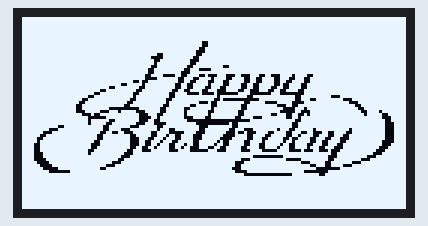
Recording of a sketch running on a simulated Arduino Mega 2560, built with avr-gcc and run on an emulated ATmega2560. Shown: 128×64 one-colour display.

Above: at 2.2 s.
At 4.2 s:
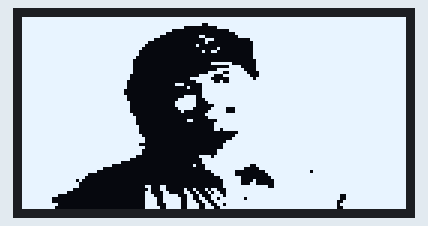
At 7.2 s:
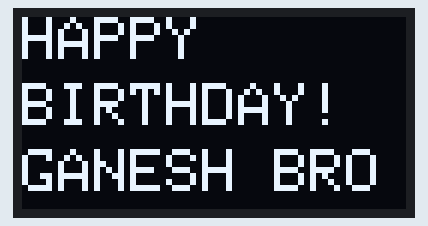

The sketch:

ganesh_bth_2.ino
```cpp
#include <Adafruit_SH1106.h>
#include <SPI.h>
#include <Wire.h>
#include <Adafruit_GFX.h>

#define OLED_SDA 21
#define OLED_SCL 22

Adafruit_SH1106 display(21, 22);

#define NUMFLAKES 10
#define XPOS 0
#define YPOS 1
#define DELTAY 2

#if (SH1106_LCDHEIGHT != 64)
#error("Height incorrect, please fix Adafruit_SH1106.h!");
#endif


// Bitmap of  Image
const unsigned char Ganesh [] PROGMEM = {
0xff, 0xff, 0xff, 0xff, 0xff, 0xff, 0xff, 0xff, 0xff, 0xff, 0xff, 0xff, 0xff, 0xff, 0xff, 0xff,
  0xff, 0xff, 0xff, 0xff, 0xff, 0xff, 0xff, 0xff, 0xff, 0xff, 0xff, 0xff, 0xff, 0xff, 0xff, 0xff,
  0xff, 0xff, 0xff, 0xff, 0xff, 0xff, 0xff, 0xf3, 0xff, 0xff, 0xff, 0xff, 0xff, 0xff, 0xff, 0xff,
  0xff, 0xff, 0xff, 0xff, 0xff, 0xff, 0xfc, 0x00, 0x7f, 0xff, 0xff, 0xff, 0xff, 0xff, 0xff, 0xff,
  0xff, 0xff, 0xff, 0xff, 0xff, 0xff, 0xc0, 0x00, 0x07, 0xff, 0xff, 0xff, 0xff, 0xff, 0xff, 0xff,
  0xff, 0xff, 0xff, 0xff, 0xff, 0xff, 0x00, 0x00, 0x01, 0xff, 0xff, 0xff, 0xff, 0xff, 0xff, 0xff,
  0xff, 0xff, 0xff, 0xff, 0xff, 0xfc, 0x00, 0x18, 0x00, 0xff, 0xff, 0xff, 0xff, 0xff, 0xff, 0xff,
  0xff, 0xff, 0xff, 0xff, 0xff, 0xf0, 0x00, 0x07, 0x00, 0x0f, 0xff, 0xff, 0xff, 0xff, 0xff, 0xff,
  0xff, 0xff, 0xff, 0xff, 0xff, 0xc0, 0x00, 0x04, 0x00, 0x07, 0xff, 0xff, 0xff, 0xff, 0xff, 0xff,
  0xff, 0xff, 0xff, 0xff, 0xff, 0x80, 0x00, 0x20, 0x00, 0x07, 0xff, 0xff, 0xff, 0xff, 0xff, 0xff,
  0xff, 0xff, 0xff, 0xff, 0xff, 0x00, 0x00, 0x00, 0x40, 0x07, 0xff, 0xff, 0xff, 0xff, 0xff, 0xff,
  0xff, 0xff, 0xff, 0xff, 0xfe, 0x00, 0x00, 0x09, 0x80, 0x07, 0xff, 0xff, 0xff, 0xff, 0xff, 0xff,
  0xff, 0xff, 0xff, 0xff, 0xfe, 0x00, 0x00, 0x00, 0x00, 0x07, 0xff, 0xff, 0xff, 0xff, 0xff, 0xff,
  0xff, 0xff, 0xff, 0xff, 0xfc, 0x00, 0x00, 0x00, 0x00, 0x07, 0xff, 0xff, 0xff, 0xff, 0xff, 0xff,
  0xff, 0xff, 0xff, 0xff, 0xf8, 0x00, 0x00, 0x00, 0x00, 0x03, 0xff, 0xff, 0xff, 0xff, 0xff, 0xff,
  0xff, 0xff, 0xff, 0xff, 0xf8, 0x00, 0x00, 0x01, 0xfc, 0x03, 0xff, 0xff, 0xff, 0xff, 0xff, 0xff,
  0xff, 0xff, 0xff, 0xff, 0xf8, 0x00, 0x00, 0x00, 0x07, 0x83, 0xff, 0xff, 0xff, 0xff, 0xff, 0xff,
  0xff, 0xff, 0xff, 0xff, 0xf8, 0x00, 0x00, 0x00, 0x7f, 0xc3, 0xff, 0xff, 0xff, 0xff, 0xff, 0xff,
  0xff, 0xff, 0xff, 0xff, 0xf8, 0x00, 0x00, 0x03, 0xe7, 0xe1, 0xff, 0xff, 0xff, 0xff, 0xff, 0xff,
  0xff, 0xff, 0xff, 0xff, 0xf0, 0x00, 0x00, 0x1f, 0x1f, 0xf1, 0xff, 0xff, 0xff, 0xff, 0xff, 0xff,
  0xff, 0xff, 0xff, 0xff, 0xf0, 0x00, 0x00, 0xfe, 0x07, 0xfb, 0xff, 0xff, 0xff, 0xff, 0xff, 0xff,
  0xff, 0xff, 0xff, 0xff, 0xe0, 0x00, 0x00, 0x3f, 0x27, 0xff, 0xff, 0xff, 0xff, 0xff, 0xff, 0xff,
  0xff, 0xff, 0xff, 0xff, 0xe0, 0x00, 0x1c, 0x0f, 0xff, 0xff, 0xff, 0xff, 0xff, 0xff, 0xff, 0xff,
  0xff, 0xff, 0xff, 0xff, 0xe0, 0x00, 0x01, 0x0f, 0xff, 0xff, 0xff, 0xff, 0xff, 0xff, 0xff, 0xff,
  0xff, 0xff, 0xff, 0xff, 0xc0, 0x00, 0x00, 0x0f, 0xff, 0xff, 0xff, 0xff, 0xff, 0xff, 0xff, 0xff,
  0xff, 0xff, 0xff, 0xff, 0xc0, 0x00, 0x00, 0x0f, 0xff, 0xff, 0xff, 0xff, 0xff, 0xff, 0xff, 0xff,
  0xff, 0xff, 0xff, 0xff, 0xe0, 0x00, 0x03, 0xcf, 0xff, 0xff, 0xff, 0xff, 0xff, 0xff, 0xff, 0xff,
  0xff, 0xff, 0xff, 0xff, 0xe0, 0x00, 0x0f, 0xc7, 0xff, 0xff, 0xff, 0xff, 0xff, 0xff, 0xff, 0xff,
  0xff, 0xff, 0xff, 0xff, 0xf0, 0x00, 0x1f, 0xc3, 0xff, 0xff, 0xff, 0xff, 0xff, 0xff, 0xff, 0xff,
  0xff, 0xff, 0xff, 0xff, 0xf0, 0x00, 0x1f, 0xc0, 0xff, 0xff, 0xff, 0xff, 0xff, 0xff, 0xff, 0xff,
  0xff, 0xff, 0xff, 0xff, 0xf0, 0x00, 0x0f, 0x81, 0xf1, 0xff, 0xff, 0xff, 0xff, 0xff, 0xff, 0xff,
  0xff, 0xff, 0xff, 0xff, 0xf0, 0x00, 0x04, 0x03, 0xf1, 0xff, 0xff, 0xff, 0xff, 0xff, 0xff, 0xff,
  0xff, 0xff, 0xff, 0xff, 0xf8, 0x00, 0x00, 0x07, 0xff, 0xff, 0xff, 0xff, 0xff, 0xff, 0xff, 0xff,
  0xff, 0xff, 0xff, 0xff, 0xfc, 0x00, 0x00, 0x03, 0xff, 0xff, 0xff, 0xff, 0xff, 0xff, 0xff, 0xff,
  0xff, 0xff, 0xff, 0xff, 0xfc, 0x00, 0x01, 0x80, 0x7f, 0xff, 0xff, 0xff, 0xff, 0xff, 0xff, 0xff,
  0xff, 0xff, 0xff, 0xff, 0xfc, 0x00, 0x00, 0x00, 0xff, 0xff, 0xff, 0xff, 0xff, 0xff, 0xff, 0xff,
  0xff, 0xff, 0xff, 0xff, 0xfe, 0x00, 0x00, 0x00, 0xff, 0xff, 0xff, 0xff, 0xff, 0xff, 0xff, 0xff,
  0xff, 0xff, 0xff, 0xff, 0xfe, 0x00, 0x00, 0x00, 0xdf, 0xff, 0xff, 0xff, 0xff, 0xff, 0xff, 0xff,
  0xff, 0xff, 0xff, 0xff, 0xfe, 0x00, 0x00, 0x00, 0x00, 0xff, 0xff, 0xff, 0xff, 0xff, 0xff, 0xff,
  0xff, 0xff, 0xff, 0xff, 0xff, 0x00, 0x00, 0x00, 0x01, 0xff, 0xff, 0xff, 0xff, 0xff, 0xff, 0xff,
  0xff, 0xff, 0xff, 0xff, 0xff, 0x80, 0x00, 0x00, 0x03, 0xff, 0xff, 0xff, 0xff, 0xff, 0xff, 0xff,
  0xff, 0xff, 0xff, 0xff, 0xff, 0x80, 0x00, 0x00, 0x0f, 0xff, 0xff, 0xff, 0xff, 0xff, 0xff, 0xff,
  0xff, 0xff, 0xff, 0xff, 0xfe, 0x00, 0x00, 0x00, 0x1f, 0xff, 0xff, 0xff, 0xff, 0xff, 0xff, 0xff,
  0xff, 0xff, 0xff, 0xff, 0xff, 0x80, 0x00, 0x00, 0x1f, 0xff, 0xff, 0xff, 0xff, 0xff, 0xff, 0xff,
  0xff, 0xff, 0xff, 0xff, 0xff, 0x00, 0x00, 0x00, 0x7f, 0xff, 0xff, 0xff, 0xff, 0xff, 0xff, 0xff,
  0xff, 0xff, 0xff, 0xff, 0xff, 0x00, 0x00, 0x00, 0x7f, 0xff, 0xff, 0xff, 0xff, 0xff, 0xff, 0xff,
  0xff, 0xff, 0xff, 0xff, 0xfc, 0x00, 0x00, 0x1e, 0xff, 0xff, 0xff, 0xff, 0xff, 0xff, 0xff, 0xff,
  0xff, 0xff, 0xff, 0xff, 0xf0, 0x00, 0x00, 0x0f, 0xff, 0xff, 0xff, 0xff, 0xff, 0xff, 0xff, 0xff,
  0xff, 0xff, 0xff, 0xff, 0x80, 0x00, 0x00, 0x0f, 0xff, 0xff, 0xff, 0xff, 0xff, 0xff, 0xff, 0xff,
  0xff, 0xff, 0xff, 0xfc, 0x00, 0x00, 0x00, 0x47, 0xff, 0xf3, 0xff, 0xff, 0xff, 0xff, 0xff, 0xff,
  0xff, 0xff, 0xff, 0xe0, 0x00, 0x00, 0x00, 0x07, 0xff, 0xc1, 0xff, 0xff, 0xff, 0xff, 0xff, 0xff,
  0xff, 0xff, 0xff, 0x80, 0x00, 0x00, 0x00, 0x01, 0xfe, 0x00, 0x7f, 0xff, 0x7f, 0xff, 0xff, 0xff,
  0xff, 0xff, 0xfc, 0x00, 0x00, 0x00, 0x00, 0x00, 0xfe, 0x00, 0x3f, 0xff, 0xff, 0xff, 0xff, 0xff,
  0xff, 0xff, 0xf8, 0x00, 0x00, 0x00, 0x00, 0x00, 0x3f, 0x80, 0x1f, 0xff, 0xff, 0xff, 0xff, 0xff,
  0xff, 0xff, 0xd0, 0x00, 0x00, 0x00, 0x00, 0x00, 0x1f, 0x84, 0x0f, 0xff, 0xff, 0xff, 0xff, 0xff,
  0xff, 0xff, 0xe0, 0x00, 0x00, 0x00, 0x00, 0x00, 0x1f, 0x8c, 0x0f, 0xff, 0xff, 0xff, 0xff, 0xff,
  0xff, 0xff, 0xe0, 0x00, 0x00, 0x63, 0x00, 0x00, 0x1f, 0xff, 0xcf, 0xff, 0xff, 0xff, 0xff, 0xff,
  0xff, 0xff, 0x80, 0x00, 0x00, 0x23, 0x02, 0x45, 0x8f, 0xff, 0xff, 0xff, 0xff, 0xff, 0xff, 0xff,
  0xff, 0xfe, 0x00, 0x00, 0x00, 0x61, 0x83, 0x22, 0xcf, 0xff, 0xff, 0xff, 0xff, 0xff, 0xff, 0xff,
  0xff, 0xf0, 0x00, 0x00, 0x00, 0x71, 0xf1, 0x91, 0xef, 0xff, 0xff, 0xff, 0xff, 0xcf, 0xff, 0xff,
  0xff, 0xc0, 0x00, 0x00, 0x00, 0x79, 0xf9, 0x99, 0xbf, 0xdf, 0xff, 0xff, 0xff, 0xcf, 0xff, 0xff,
  0xff, 0xc0, 0x00, 0x00, 0x00, 0x79, 0xf9, 0xcc, 0xff, 0xff, 0xff, 0xff, 0xff, 0x9f, 0xff, 0xff,
  0xff, 0xf0, 0x00, 0x00, 0x00, 0x78, 0xf9, 0xe6, 0x6f, 0xff, 0xff, 0xff, 0xff, 0xbf, 0xff, 0xff,
  0xff, 0xe0, 0x00, 0x00, 0x00, 0x7c, 0xf9, 0xe7, 0x3f, 0xff, 0xff, 0xff, 0xff, 0x9f, 0xff, 0xff
};
const unsigned char happybirthday [] PROGMEM = {
0xff, 0xff, 0xff, 0xff, 0xff, 0xff, 0xff, 0xff, 0xff, 0xff, 0xff, 0xff, 0xff, 0xff, 0xff, 0xff,
  0xff, 0xff, 0xff, 0xff, 0xff, 0xff, 0xff, 0xff, 0xff, 0xff, 0xff, 0xff, 0xff, 0xff, 0xff, 0xff,
  0xff, 0xff, 0xff, 0xff, 0xff, 0xff, 0xff, 0xff, 0xff, 0xff, 0xff, 0xff, 0xff, 0xff, 0xff, 0xff,
  0xff, 0xff, 0xff, 0xff, 0xff, 0xff, 0xff, 0xff, 0xff, 0xff, 0xff, 0xff, 0xff, 0xff, 0xff, 0xff,
  0xff, 0xff, 0xff, 0xff, 0xff, 0xff, 0xff, 0xff, 0xff, 0xff, 0xff, 0xff, 0xff, 0xff, 0xff, 0xff,
  0xff, 0xff, 0xff, 0xff, 0xff, 0xff, 0xff, 0xff, 0xff, 0xff, 0xff, 0xff, 0xff, 0xff, 0xff, 0xff,
  0xff, 0xff, 0xff, 0xff, 0xff, 0xff, 0xff, 0xff, 0xff, 0xff, 0xff, 0xff, 0xff, 0xff, 0xff, 0xff,
  0xff, 0xff, 0xff, 0xff, 0xff, 0xff, 0xff, 0xff, 0xff, 0xff, 0xff, 0xff, 0xff, 0xff, 0xff, 0xff,
  0xff, 0xff, 0xff, 0xff, 0xff, 0xff, 0xff, 0xf3, 0xff, 0xff, 0xff, 0xff, 0xff, 0xff, 0xff, 0xff,
  0xff, 0xff, 0xff, 0xff, 0xff, 0xff, 0xff, 0xf3, 0xff, 0xff, 0xff, 0xff, 0xff, 0xff, 0xff, 0xff,
  0xff, 0xff, 0xff, 0xff, 0xff, 0xff, 0xff, 0xe7, 0xff, 0xff, 0xff, 0xff, 0xff, 0xff, 0xff, 0xff,
  0xff, 0xff, 0xff, 0xff, 0xff, 0xff, 0xff, 0xc7, 0xff, 0xff, 0xff, 0xff, 0xff, 0xff, 0xff, 0xff,
  0xff, 0xff, 0xff, 0xff, 0xff, 0xf9, 0xff, 0xcf, 0xff, 0xff, 0xff, 0xff, 0xff, 0xff, 0xff, 0xff,
  0xff, 0xff, 0xff, 0xff, 0xff, 0xe1, 0xff, 0x9f, 0xff, 0xff, 0xff, 0xff, 0xff, 0xff, 0xff, 0xff,
  0xff, 0xff, 0xff, 0xff, 0xff, 0xf3, 0xff, 0x1f, 0xff, 0xff, 0xff, 0xff, 0xff, 0xff, 0xff, 0xff,
  0xff, 0xff, 0xff, 0xff, 0xff, 0xf7, 0xff, 0x3f, 0xff, 0xff, 0xff, 0xff, 0xff, 0xff, 0xff, 0xff,
  0xff, 0xff, 0xff, 0xff, 0xff, 0xe7, 0xfe, 0x7f, 0xe7, 0xff, 0xff, 0xff, 0xff, 0xff, 0xff, 0xff,
  0xff, 0xff, 0xff, 0xff, 0xff, 0xcf, 0xfc, 0xe1, 0xff, 0xff, 0xff, 0xff, 0xff, 0xff, 0xff, 0xff,
  0xff, 0xff, 0xff, 0xff, 0xff, 0xcf, 0xf8, 0xff, 0xff, 0xff, 0xff, 0xff, 0xff, 0xff, 0xff, 0xff,
  0xff, 0xff, 0xff, 0xff, 0xff, 0x9e, 0x19, 0xe4, 0x71, 0x8e, 0x63, 0xde, 0x7f, 0xff, 0xff, 0xff,
  0xff, 0xff, 0xff, 0xff, 0xff, 0x87, 0xf3, 0x9e, 0xf3, 0xcc, 0xf3, 0x9c, 0xff, 0xff, 0xff, 0xff,
  0xff, 0xff, 0xff, 0xff, 0xf9, 0x3f, 0xf3, 0x3c, 0xe7, 0xcc, 0xf3, 0x3c, 0xff, 0xff, 0xff, 0xff,
  0xff, 0xff, 0xff, 0xff, 0x9f, 0x7f, 0xe6, 0x7d, 0xe7, 0x99, 0xf2, 0x79, 0xff, 0xff, 0xff, 0xff,
  0xff, 0xff, 0xff, 0xf9, 0xfe, 0x7f, 0xe6, 0x79, 0xcf, 0x99, 0xe6, 0x79, 0xff, 0xff, 0xff, 0xff,
  0xff, 0xff, 0xff, 0xcf, 0xfc, 0xff, 0xcc, 0xf3, 0x8f, 0x31, 0xcc, 0xf3, 0xff, 0xff, 0xff, 0xff,
  0xff, 0xff, 0xff, 0x3f, 0xf9, 0xff, 0x9e, 0x10, 0x80, 0xf0, 0x1c, 0x03, 0xff, 0xff, 0xff, 0xff,
  0xff, 0xff, 0xfc, 0xff, 0xfb, 0xff, 0x9f, 0xff, 0xbf, 0xe7, 0xff, 0xe7, 0xfe, 0x3f, 0xff, 0xff,
  0xff, 0xff, 0xf3, 0xff, 0xf3, 0xff, 0x3f, 0xff, 0x20, 0x01, 0xff, 0xe7, 0x3f, 0xe3, 0xff, 0xff,
  0xff, 0xff, 0xe7, 0xff, 0xe7, 0xff, 0x7f, 0xe2, 0x7f, 0xcf, 0x87, 0xc3, 0xff, 0xf8, 0xff, 0xff,
  0xff, 0xff, 0xcf, 0xff, 0xcf, 0xfe, 0x7f, 0x3e, 0x7f, 0x9f, 0xf8, 0xcf, 0xff, 0xfe, 0x7f, 0xff,
  0xff, 0xff, 0xcf, 0xf8, 0x01, 0xfc, 0xfc, 0xfe, 0xff, 0x9f, 0xfe, 0x1d, 0xff, 0xff, 0x3f, 0xff,
  0xff, 0xff, 0xc7, 0xc7, 0x7c, 0x7c, 0xfd, 0xfc, 0xff, 0x3f, 0xfc, 0x18, 0xff, 0xff, 0x9e, 0xff,
  0xff, 0xff, 0xf1, 0x3f, 0xfe, 0x39, 0xfd, 0xfd, 0xff, 0x3f, 0xe7, 0x32, 0xff, 0xff, 0xdf, 0x3f,
  0xff, 0xff, 0xfc, 0x0f, 0xfe, 0x1b, 0xfc, 0x79, 0xfe, 0x78, 0xff, 0x37, 0xff, 0xff, 0xff, 0x1f,
  0xff, 0xff, 0xfd, 0xf9, 0xfe, 0x33, 0xfe, 0x00, 0x00, 0x0f, 0xff, 0xe7, 0xff, 0xff, 0xff, 0x9f,
  0xff, 0xff, 0xfd, 0xf3, 0xfc, 0x70, 0xff, 0xc0, 0x04, 0xff, 0xff, 0xcf, 0xff, 0xff, 0xff, 0x8f,
  0xff, 0xf3, 0xff, 0xe7, 0xf1, 0xf9, 0xff, 0xe3, 0xfc, 0xff, 0xff, 0xcf, 0xff, 0xff, 0xff, 0x8f,
  0xff, 0x8f, 0xff, 0xe7, 0x8f, 0xfb, 0x9f, 0xe7, 0xf9, 0xc7, 0xfb, 0x9f, 0xbf, 0xfb, 0xff, 0x8f,
  0xfe, 0x3f, 0xff, 0xcc, 0xc7, 0xe7, 0x83, 0xc7, 0xf1, 0x23, 0xcf, 0x39, 0x8c, 0xf3, 0xff, 0x8f,
  0xfc, 0xff, 0xff, 0x9f, 0xf3, 0xe7, 0x67, 0x8f, 0xe1, 0xe7, 0x9f, 0x37, 0x9c, 0xe7, 0xff, 0x8f,
  0xf9, 0xff, 0xff, 0x9f, 0xf1, 0xce, 0xe7, 0x8f, 0xc3, 0xe7, 0x3e, 0x4f, 0x39, 0xc7, 0xff, 0x8f,
  0xfb, 0xff, 0xff, 0x3f, 0xf1, 0x9d, 0xcf, 0x9f, 0xa7, 0xcf, 0x7e, 0xdf, 0x33, 0xcf, 0xff, 0x0f,
  0xf3, 0xff, 0xfe, 0x3f, 0xf1, 0x9b, 0x9d, 0x9f, 0x67, 0xce, 0x7d, 0x9e, 0x73, 0x9f, 0xff, 0x1f,
  0xf3, 0xff, 0xfe, 0x7f, 0xf3, 0x37, 0x9b, 0x1c, 0xcf, 0x9e, 0x7b, 0x9e, 0xe7, 0x1f, 0xfe, 0x3f,
  0xf3, 0xff, 0xfc, 0xff, 0xe7, 0x1f, 0x8f, 0x03, 0x8f, 0x8f, 0x07, 0x84, 0x62, 0x3f, 0xfc, 0x7f,
  0xf1, 0xff, 0xfd, 0xff, 0xc7, 0xff, 0xff, 0xff, 0xff, 0xff, 0xff, 0xff, 0xfe, 0x7f, 0xf8, 0xff,
  0xf1, 0xff, 0xff, 0xff, 0x8f, 0xff, 0xff, 0xff, 0xff, 0xf8, 0x01, 0xff, 0xfc, 0x7f, 0xe3, 0xff,
  0xf0, 0xff, 0xff, 0xff, 0x3f, 0xff, 0xff, 0xff, 0xff, 0x8f, 0xff, 0x07, 0xfc, 0xff, 0x8f, 0xff,
  0xf8, 0x7f, 0xff, 0xfc, 0x7f, 0xff, 0xff, 0xff, 0xfe, 0x3f, 0xff, 0xf8, 0xf9, 0xfc, 0x7f, 0xff,
  0xfc, 0x3f, 0xff, 0xf1, 0xff, 0xff, 0xff, 0xff, 0xfe, 0x7f, 0xff, 0xff, 0x39, 0xe3, 0xff, 0xff,
  0xfe, 0x0f, 0xff, 0xcf, 0xff, 0xff, 0xff, 0xff, 0xfc, 0x7f, 0xff, 0xff, 0xc0, 0x3f, 0xff, 0xff,
  0xff, 0x80, 0xff, 0xff, 0xff, 0xff, 0xff, 0xff, 0xfe, 0x1f, 0xff, 0xfc, 0x03, 0xff, 0xff, 0xff,
  0xff, 0xff, 0xff, 0xff, 0xff, 0xff, 0xff, 0xff, 0xff, 0xc0, 0x00, 0x3f, 0xe7, 0xff, 0xff, 0xff,
  0xff, 0xff, 0xff, 0xff, 0xff, 0xff, 0xff, 0xff, 0xff, 0xff, 0xff, 0xff, 0xff, 0xff, 0xff, 0xff,
  0xff, 0xff, 0xff, 0xff, 0xff, 0xff, 0xff, 0xff, 0xff, 0xff, 0xff, 0xff, 0xff, 0xff, 0xff, 0xff,
  0xff, 0xff, 0xff, 0xff, 0xff, 0xff, 0xff, 0xff, 0xff, 0xff, 0xff, 0xff, 0xff, 0xff, 0xff, 0xff,
  0xff, 0xff, 0xff, 0xff, 0xff, 0xff, 0xff, 0xff, 0xff, 0xff, 0xff, 0xff, 0xff, 0xff, 0xff, 0xff,
  0xff, 0xff, 0xff, 0xff, 0xff, 0xff, 0xff, 0xff, 0xff, 0xff, 0xff, 0xff, 0xff, 0xff, 0xff, 0xff,
  0xff, 0xff, 0xff, 0xff, 0xff, 0xff, 0xff, 0xff, 0xff, 0xff, 0xff, 0xff, 0xff, 0xff, 0xff, 0xff,
  0xff, 0xff, 0xff, 0xff, 0xff, 0xff, 0xff, 0xff, 0xff, 0xff, 0xff, 0xff, 0xff, 0xff, 0xff, 0xff,
  0xff, 0xff, 0xff, 0xff, 0xff, 0xff, 0xff, 0xff, 0xff, 0xff, 0xff, 0xff, 0xff, 0xff, 0xff, 0xff,
  0xff, 0xff, 0xff, 0xff, 0xff, 0xff, 0xff, 0xff, 0xff, 0xff, 0xff, 0xff, 0xff, 0xff, 0xff, 0xff,
  0xff, 0xff, 0xff, 0xff, 0xff, 0xff, 0xff, 0xff, 0xff, 0xff, 0xff, 0xff, 0xff, 0xff, 0xff, 0xff,
  0xff, 0xff, 0xff, 0xff, 0xff, 0xff, 0xff, 0xff, 0xff, 0xff, 0xff, 0xff, 0xff, 0xff, 0xff, 0xff
};

void setup()
{
  pinMode(OLED_SDA, INPUT_PULLUP);           // set pin to input
  pinMode(OLED_SCL, INPUT_PULLUP);           // set pin to input
  Serial.begin(115200);

 display.begin(SH1106_SWITCHCAPVCC, 0x3C);
  display.display();
  delay(2000);
  // Invert Display
  //display.invertDisplay(1);
}

void loop() {
    // Clear the buffer.

      display.clearDisplay();

  // Display bitmap
  display.drawBitmap(0, 0,happybirthday, 128, 64, WHITE);
  display.display();
  delay(2000);
  display.clearDisplay();

  // Display bitmap
  display.drawBitmap(0, 0,Ganesh, 128, 64, WHITE);
  display.display();
  delay(3000);

///happy birthday
     display.clearDisplay();


    display.setCursor(0,0);
    display.setTextSize(2);
    display.setTextColor(WHITE);
    display.println("HAPPY");

    display.setCursor(0,22);
    display.setTextSize(2);
    display.setTextColor(WHITE);
    display.println("BIRTHDAY!");

    display.setCursor(0,44);
    display.setTextSize(2);
    display.setTextColor(WHITE);
    display.println("GANESH BRO");
    display.display();
    delay(2000);


  }
```

Measured:
- by itself, everything shown: repeats every 7.1 s, in 3 steps
- what the display in image 0 shows lasts 2.1 s, from 2.1 s to 4.2 s
- what the display in image 1 shows lasts 3.0 s, from 4.2 s to 7.2 s
- what the display in image 2 shows lasts 2.0 s, from 7.2 s to 9.2 s
